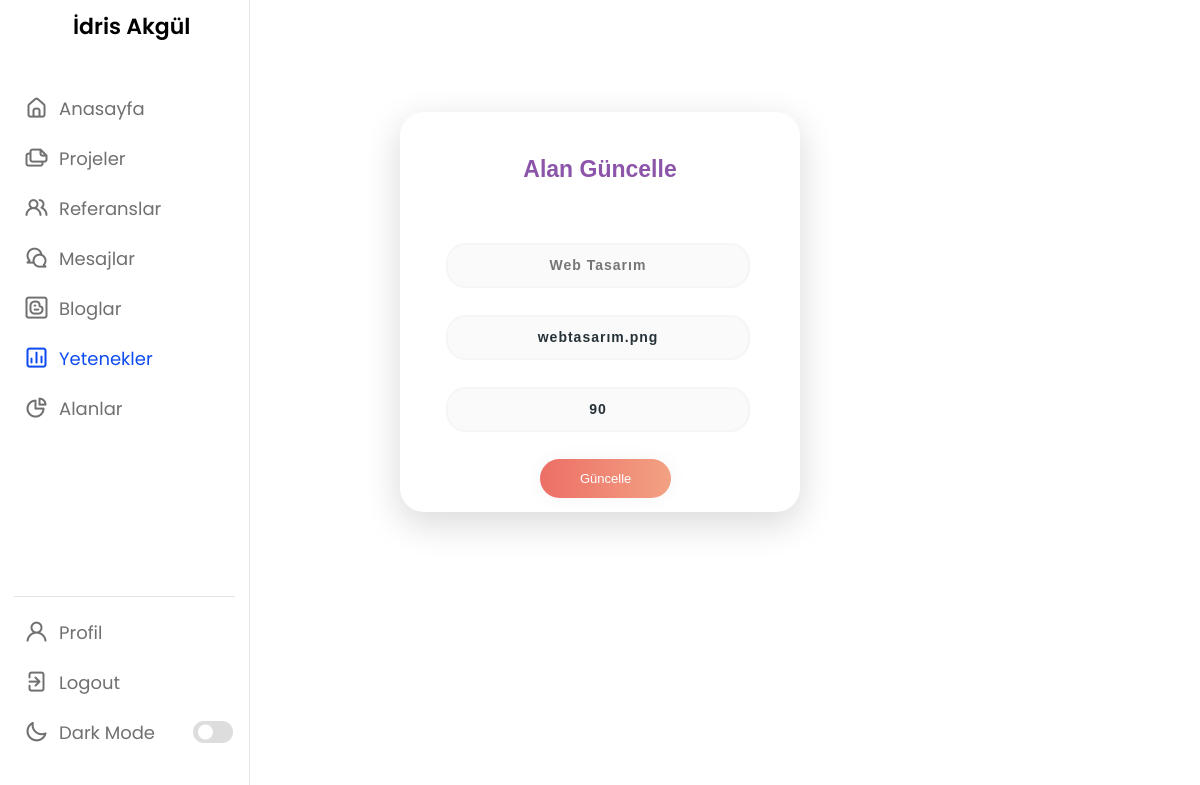
Page /aalanedit.php?id=1 on the committed database.
### tables this page shows
CREATE TABLE IF NOT EXISTS `alanlar` (
  `id` int NOT NULL AUTO_INCREMENT,
  `ad` text NOT NULL,
  `resim` text NOT NULL,
  `oran` text NOT NULL,
  PRIMARY KEY (`id`)
);

### aalanedit.php (the view, shortened to what this page needs)
<?php
include('verit.php');
$id=@$_GET["id"];
$data=$db ->prepare("select * from alanlar where id=?");
$data ->execute([
 $id
]);
$_data=$data->fetch(PDO::FETCH_ASSOC);
?>
<!DOCTYPE html>
<html lang="en">
<head>
    <link rel="stylesheet" href="style.css">
    <link rel="stylesheet" href="https://unicons.iconscout.com/release/v4.0.0/css/line.css">
<link rel="stylesheet" type="text/css" href="https://maxcdn.bootstrapcdn.com/bootstrap/4.0.0/css/bootstrap.min.css">
	<link rel="stylesheet" href="https://stackpath.bootstrapcdn.com/font-awesome/4.7.0/css/font-awesome.min.css">
</head>
<body>
    <nav>
        <div class="logo-name">
            <span class="logo_name">İdris Akgül</span>
        </div>
        <div class="menu-items">
            <ul class="nav-links">
                <li><a href="adminpanel.php">
                    <i class="uil uil-estate"></i>
                    <span class="link-name">Anasayfa</span>
                </a></li>
                <li><a href="aprojeler.php">
                    <i class="uil uil-files-landscapes" ></i>
                    <span class="link-name" >Projeler</span>
                </a></li>
                <li><a href="areferanslar.php">
                <i class="uil uil-users-alt"></i>
                    <span class="link-name">Referanslar</span>
                </a></li>
                <li><a href="amesajlar.php">
                <i class="uil uil-comments"></i>
                    <span class="link-name">Mesajlar</span>
                </a></li>
                <li><a href="abloglar.php">
                <i class="uil  uil-blogger-alt"></i>
                    <span class="link-name">Bloglar</span>
                </a></li>
                <li><a href="ayetenekler.php">
                <i class="uil uil-chart" style="color:#0E4BF1 !important"></i>
                    <span class="link-name" style="color:#0E4BF1 !important">Yetenekler</span>
                </a></li>
                <li><a href="aalanlar.php">
                <i class="uil uil-chart-pie-alt"></i>
                    <span class="link-name">Alanlar</span>
                </a></li>
            </ul>
            <ul class="logout-mode">
            <li><a href="aprofil.php">
                    <i class="uil uil-user"></i>
                    <span class="link-name">Profil</span>
                </a></li>
                <li><a href="index.php">
                    <i class="uil uil-signout"></i>
                    <span class="link-name">Logout</span>
                </a></li>
                <li class="mode">
                    <a href="#">
                        <i class="uil uil-moon"></i>
                    <span class="link-name">Dark Mode</span>
                </a>
                <div class="mode-toggle">
                  <span class="switch"></span>
                </div>
            </li>
            </ul>
        </div>
    </nav>
    <?php
    $_data['id']=$id;
?>
      <div class="main" id="main">
      <p class="sign" align="center">Alan Güncelle </p>
      <form class="form1" action="" method="post">
        <input class="un " type="text" align="center" placeholder="<?=$_data["ad"]?>" name="ad" disabled>
        <input class="un " type="text" align="center" value="<?=$_data["resim"]?>" name="resim">
        <input class="pass" type="text" align="center" value="<?=$_data["oran"]?>"  name="oran">
        <input type="submit" value="Güncelle" class="submit">
      </div>
</body>
</html>

### src/css/style.css (style rules this page uses)
* { margin: 0; padding: 0; font-family: 'Open Sans', sans-serif; outline: 0; }
:root { --background: #F9F9FF; --secondary-background: #FFF; --font-color: #454360; --secondary-font-color: #000; }
a { text-decoration: none; }
span { color: var(--font-color); text-decoration: none; }

### aalanedit.php (style rules this page uses)
* { margin: 0; padding: 0; box-sizing: border-box; font-family: 'Poppins', sans-serif; }
:root { --primary-color: #0E4BF1; --panel-color: #FFF; --text-color: #000; --black-light-color: #707070; --border-color: #e6e5e5; --toggle-color: #DDD; --box1-color: #4DA3FF; --box2-color: #FFE6AC; --box3-color: #E7D1FC; --title-icon-color: #fff; --tran-05: all 0.5s ease; --tran-03: all 0.3s ease; --tran-03: all 0.2s ease; }
body { min-height: 50vh; background-color: var(--primary-color); }
nav { position: fixed; top: 0; left: 0; height: 100%; width: 250px; padding: 10px 14px; background-color: var(--panel-color); border-right: 1px solid var(--border-color); transition: var(--tran-05); }
nav .logo-name { display: flex; align-items: center; }
nav .logo-name .logo_name { font-size: 22px; font-weight: 600; color: var(--text-color); margin-left: 14px; transition: var(--tran-05); }
nav .menu-items { margin-top: 40px; height: calc(100% - 90px); display: flex; flex-direction: column; justify-content: space-between; }
.menu-items li { list-style: none; }
.menu-items li a { display: flex; align-items: center; height: 50px; text-decoration: none; position: relative; }
.menu-items li a i { font-size: 24px; min-width: 45px; height: 100%; display: flex; align-items: center; justify-content: center; color: var(--black-light-color); }
.menu-items li a .link-name { font-size: 18px; font-weight: 400; color: var(--black-light-color); transition: var(--tran-05); }
.menu-items .logout-mode { padding-top: 10px; border-top: 1px solid var(--border-color); }
.menu-items .mode { display: flex; align-items: center; white-space: nowrap; }
.menu-items .mode-toggle { position: absolute; right: 14px; height: 50px; min-width: 45px; display: flex; align-items: center; justify-content: center; cursor: pointer; }
.mode-toggle .switch { position: relative; display: inline-block; height: 22px; width: 40px; border-radius: 25px; background-color: var(--toggle-color); }
.switch:before { content: ""; position: absolute; left: 5px; top: 50%; transform: translateY(-50%); height: 15px; width: 15px; background-color: var(--panel-color); border-radius: 50%; transition: var(--tran-03); }
.main { background-color: #FFFFFF; width: 400px; height: 400px; margin: 7em auto; border-radius: 1.5em; box-shadow: 0px 11px 35px 2px rgba(0, 0, 0, 0.14); }
.sign { padding-top: 40px; color: #8C55AA; font-family: 'Ubuntu', sans-serif; font-weight: bold; font-size: 23px; }
.un { width: 76%; color: rgb(38, 50, 56); font-weight: 700; font-size: 14px; letter-spacing: 1px; background: rgba(136, 126, 126, 0.04); padding: 10px 20px; border: none; border-radius: 20px; outline: none; box-sizing: border-box; border: 2px solid rgba(0, 0, 0, 0.02); margin-bottom: 50px; margin-left: 46px; text-align: center; margin-bottom: 27px; font-family: 'Ubuntu', sans-serif; }
form.form1 { padding-top: 40px; }
.pass { width: 76%; color: rgb(38, 50, 56); font-weight: 700; font-size: 14px; letter-spacing: 1px; background: rgba(136, 126, 126, 0.04); padding: 10px 20px; border: none; border-radius: 20px; outline: none; box-sizing: border-box; border: 2px solid rgba(0, 0, 0, 0.02); margin-bottom: 50px; margin-left: 46px; text-align: center; margin-bottom: 27px; font-family: 'Ubuntu', sans-serif; }
.submit { cursor: pointer; border-radius: 5em; color: #fff; background: linear-gradient(to right, #ec6f66 , #f3a183 ); border: 0; padding-left: 40px; padding-right: 40px; padding-bottom: 10px; padding-top: 10px; font-family: 'Ubuntu', sans-serif; margin-left: 35%; font-size: 13px; box-shadow: 0 0 20px 1px rgba(0, 0, 0, 0.04); }

### rows in the picture
alanlar: ad "Web Tasarım", resim "webtasarım.png", oran "90"
